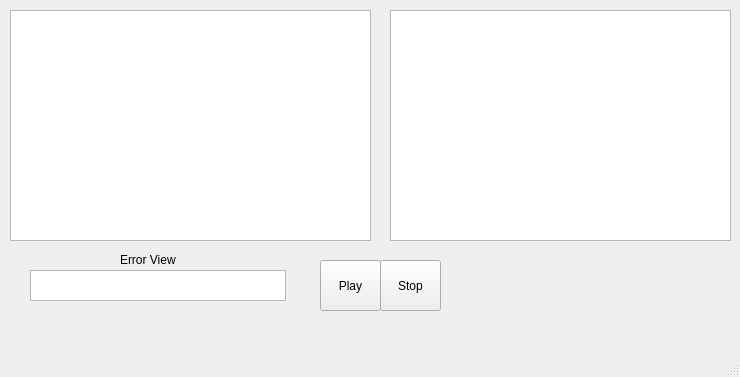
<?xml version="1.0" encoding="UTF-8"?>
<ui version="4.0">
 <class>MainWindow</class>
 <widget class="QMainWindow" name="MainWindow">
  <property name="geometry">
   <rect>
    <x>0</x>
    <y>0</y>
    <width>740</width>
    <height>377</height>
   </rect>
  </property>
  <property name="windowTitle">
   <string>MainWindow</string>
  </property>
  <widget class="QWidget" name="centralwidget">
   <widget class="QTreeView" name="dirView">
    <property name="geometry">
     <rect>
      <x>10</x>
      <y>10</y>
      <width>361</width>
      <height>231</height>
     </rect>
    </property>
   </widget>
   <widget class="QListView" name="fileView">
    <property name="geometry">
     <rect>
      <x>390</x>
      <y>10</y>
      <width>341</width>
      <height>231</height>
     </rect>
    </property>
   </widget>
   <widget class="QPushButton" name="playButton">
    <property name="geometry">
     <rect>
      <x>320</x>
      <y>260</y>
      <width>61</width>
      <height>51</height>
     </rect>
    </property>
    <property name="text">
     <string>Play</string>
    </property>
   </widget>
   <widget class="QTextBrowser" name="errorView">
    <property name="geometry">
     <rect>
      <x>30</x>
      <y>270</y>
      <width>256</width>
      <height>31</height>
     </rect>
    </property>
   </widget>
   <widget class="QLabel" name="label">
    <property name="geometry">
     <rect>
      <x>120</x>
      <y>250</y>
      <width>81</width>
      <height>19</height>
     </rect>
    </property>
    <property name="text">
     <string>Error View</string>
    </property>
   </widget>
   <widget class="QPushButton" name="stopButton">
    <property name="geometry">
     <rect>
      <x>380</x>
      <y>260</y>
      <width>61</width>
      <height>51</height>
     </rect>
    </property>
    <property name="text">
     <string>Stop</string>
    </property>
   </widget>
  </widget>
  <widget class="QMenuBar" name="menubar">
   <property name="geometry">
    <rect>
     <x>0</x>
     <y>0</y>
     <width>740</width>
     <height>29</height>
    </rect>
   </property>
  </widget>
  <widget class="QStatusBar" name="statusbar"/>
 </widget>
 <resources/>
 <connections/>
</ui>
